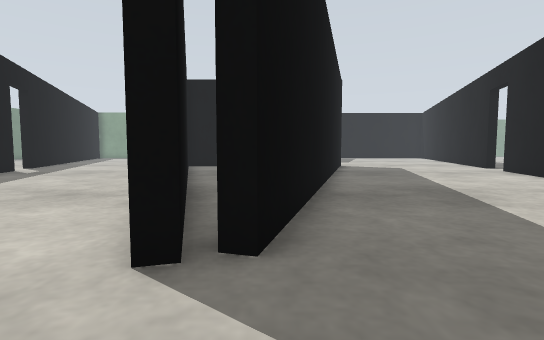
[1] (above)

13 first-person views from a walk through a Gazebo world. The camera is 0.5 m above the floor, tilts 4° down and sees 85° across. The floor is counted in squares, 0.5 m on a side. Each view is taken from the middle of a square. On the plan, view 1 faces up. The plan holds only what a view shows up to about 12 squares ahead; the rest is blank. The place goes on beyond the plan.

[2]
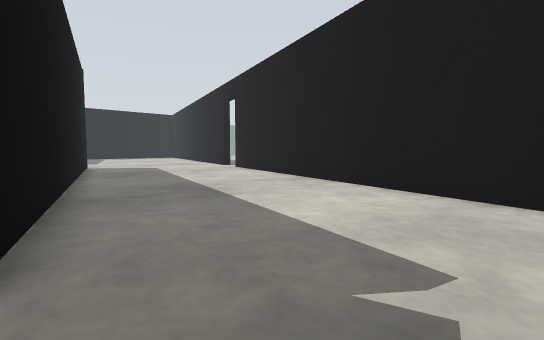

[3]
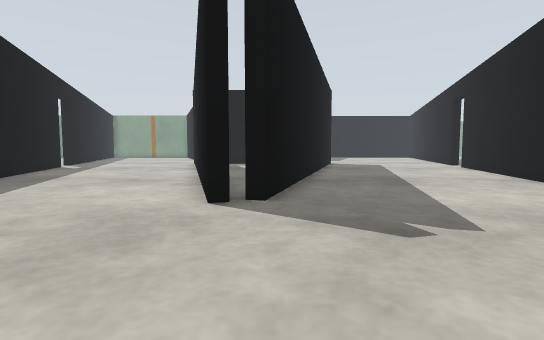

[4]
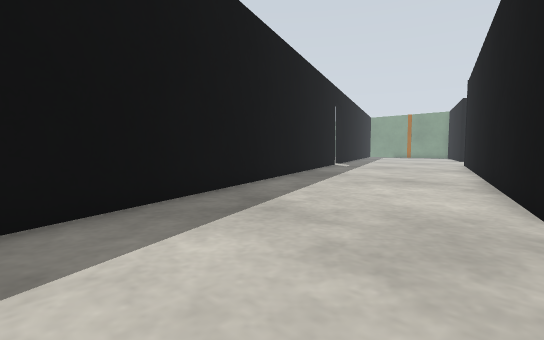

[5]
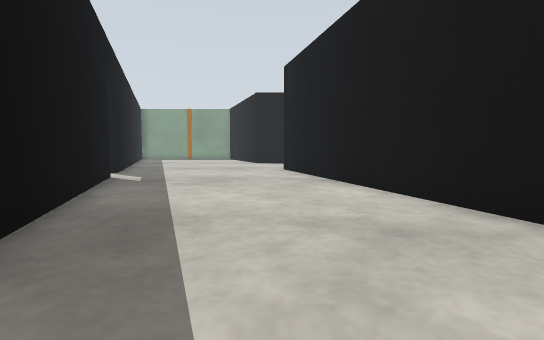

[6]
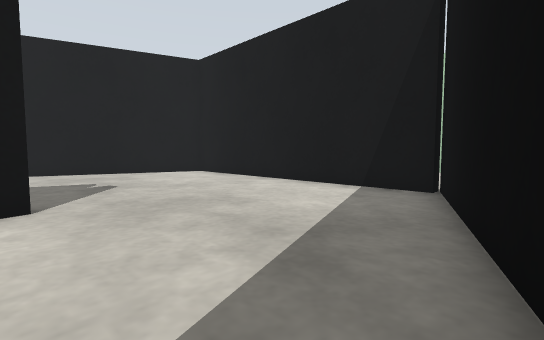

[7]
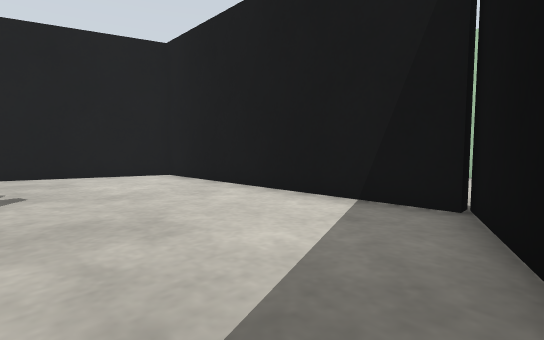

[8]
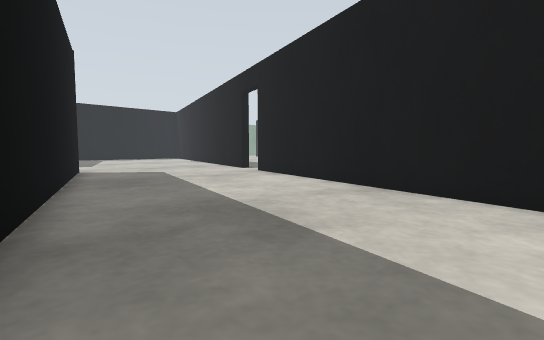

[9]
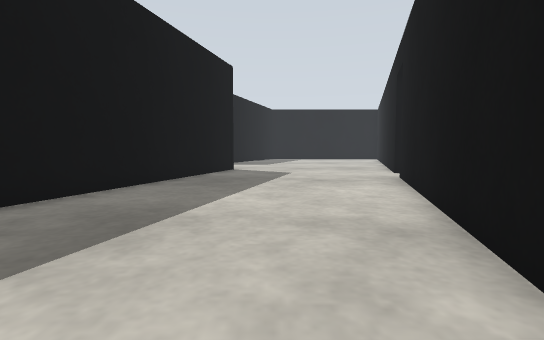

[10]
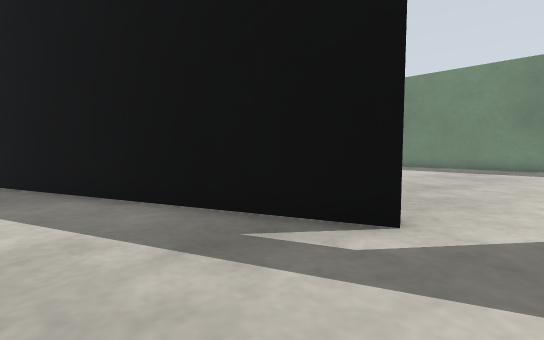

[11]
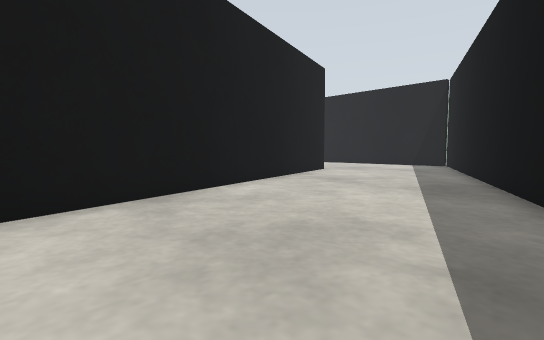

[12]
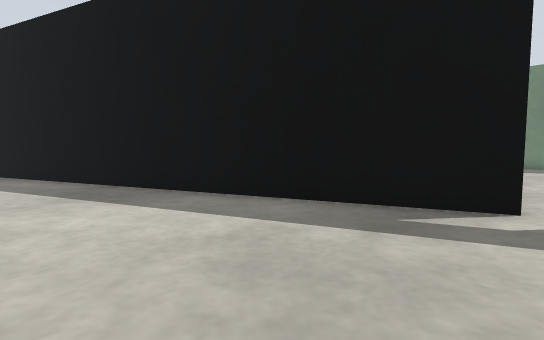

[13]
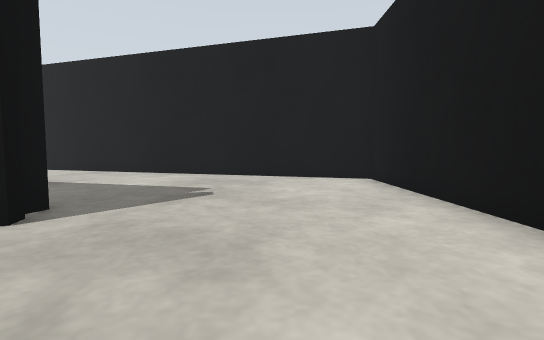

### Floor plan
Points are (right, up) in squares from view 1. A wall is a line through its corners. A room is listed if a view was taken in it or the views show most of it. See-through windows are left out.
Room 1 (views 1, 2, 3, 4, 5, 6, 7, 8, 9, 10, 11, 12, 13)
walls: (-3.4, 11.9) (-0.8, 2.5) (-1.2, 2.4) (-4.7, 15.2); (3.5, 15.5) (-0.1, 2.7) (-0.6, 2.8); (-4.9, -4.3) (5, -4.3) (9.5, 10.2); (-11.8, 13.5) (-4.9, -4.8)
ways out: open door at (-12.3, 14.7)

Where each view was taken, in squares from view 1:
view 1: 0 up, 0 right, facing up
view 2: 0 up, 0 right, facing up-right
view 3: 3 down, 0 right, facing up
view 4: 3 down, 1 left, facing up-left
view 5: 3 up, 6 left, facing up
view 6: 3 up, 7 left, facing down-right
view 7: 1 up, 6 left, facing down-right
view 8: 3 up, 1 right, facing up-right
view 9: 3 up, 6 right, facing up
view 10: 15 up, 8 left, facing down-left
view 11: 15 up, 10 left, facing down-right
view 12: 14 up, 6 left, facing down-left
view 13: 1 down, 5 left, facing right
